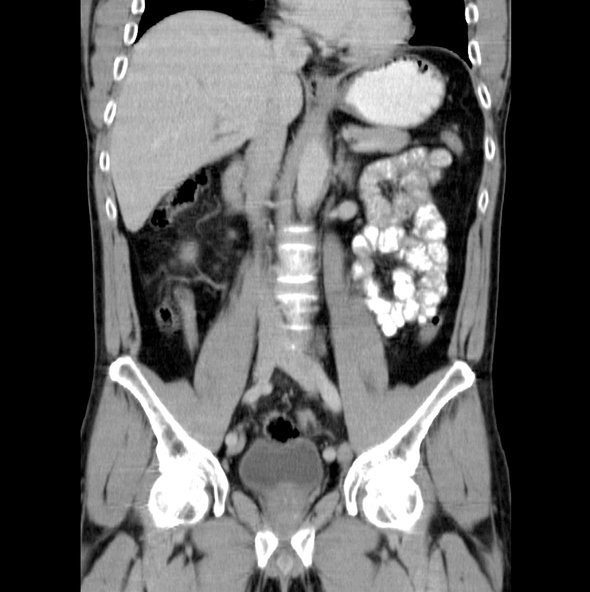
%> input picture Codigos/Actividad segmentacion CT/CT-abdomenal.jpg, 590 x 592 px
$ octave kmeanstest.m   (GNU Octave 9; MATLAB toolbox functions it lacks are replaced by stand-ins)
%> lines starting %> are read from the running program, lines starting %| are printed output that depends on the picture; in (x1, y1, x2, y2) boxes, pixels count from 0 and x2, y2 are one past the last pixel; in counts of white or black regions, pixels touching at a corner belong together; the program's own positions count from 1
%% Kmeans segmentation

f=imread("CT-abdomenal.jpg");
%> f is the input picture: size 592x590x3 uint8; min 0, max 255, mean 93.3
f=double(f(:,:,1));
%> f: size 592x590 double
f=f/max(max(f));
imshow(f)
%Robets Operator
dxp=[0,1;-1,0];
dyp=[1,0;0,-1];
% Disk for clossing labels
diskse= strel('disk',5);
diskse11= strel('disk',11);


%% Kmeans

% 6 class
[L,Centers] = imsegkmeans(uint8(255*f),4);
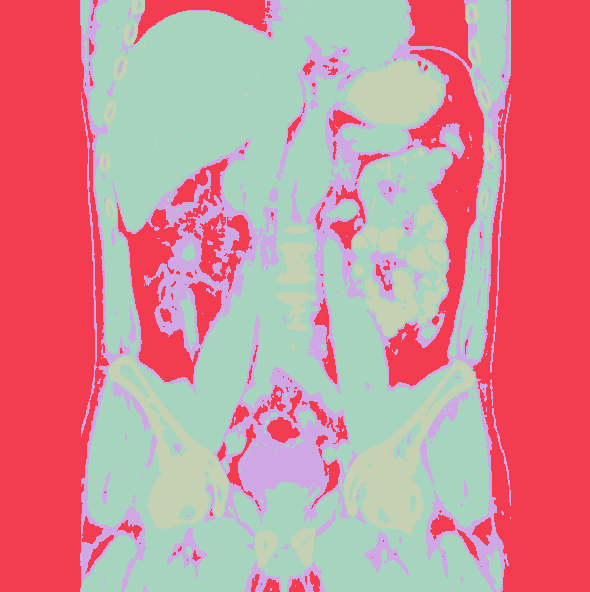
%> L: size 592x590 uint8; 4 distinct labels, from 1 to 4; one colour per label, 0 black
%> Centers = [160; 6; 87; 241]
B = labeloverlay(f,L);
imshow(L,[])
colormap('hot')
title("Labeled Image")
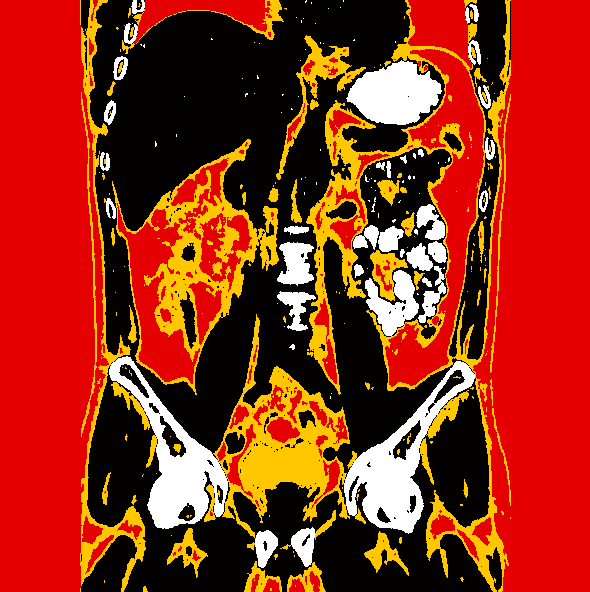
%> displayed picture: size 592x590x3, on the screen's scale of 0 to 255; mean R, G, B 148, 46.4, 19.4
Centers
%> Centers = [160; 6; 87; 241]
%% Clean with morphology each class

%First label
subplot(1,1,1)
label_one = L == 1;
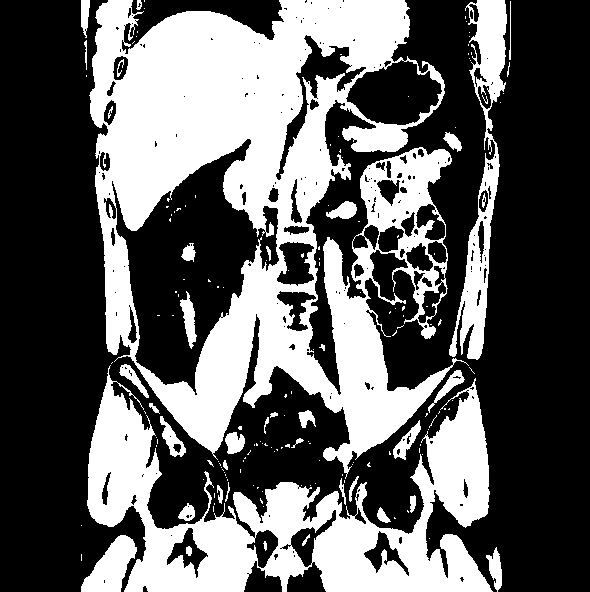
%> label_one: size 592x590 logical; 38.1% white; 171 white regions (131 under 20 px), largest, box (x1, y1, x2, y2) and area: (89, 0, 469, 479) 84302, (87, 365, 493, 592) 34768, (449, 0, 507, 360) 6650
imshow(label_one)
% remove false negatives wiht imclose
label_close_one = imclose(label_one,diskse);
%> label_close_one: size 592x590 logical; 43.5% white; 33 white regions (24 under 20 px), largest, box (x1, y1, x2, y2) and area: (81, 0, 511, 592) 150126, (175, 291, 197, 349) 546, (326, 201, 357, 219) 382
imshow(label_close_one)

%second label
label_two = L == 2;
%> label_two: size 592x590 logical; 40.7% white; 142 white regions (85 under 20 px), largest, box (x1, y1, x2, y2) and area: (473, 0, 590, 592) 54879, (0, 0, 109, 592) 53174, (385, 49, 484, 387) 10553
% remove false negatives wiht imclose
label_close_two = imclose(label_two,diskse);
%> label_close_two: size 592x590 logical; 42.8% white; 53 white regions (29 under 20 px), largest, box (x1, y1, x2, y2) and area: (430, 0, 590, 592) 56913, (0, 0, 114, 592) 55190, (385, 0, 484, 387) 14143
imshow(label_close_two)

%Third label
label_three = L == 3;
%> label_three: size 592x590 logical; 13.6% white; 221 white regions (154 under 20 px), largest, box (x1, y1, x2, y2) and area: (306, 0, 511, 592) 13386, (213, 314, 350, 538) 9098, (112, 139, 279, 395) 8683
% remove false negatives wiht imclose
label_close_three = imclose(label_three,diskse);
%> label_close_three: size 592x590 logical; 19.4% white; 58 white regions (35 under 20 px), largest, box (x1, y1, x2, y2) and area: (291, 0, 511, 592) 24411, (80, 0, 366, 592) 24258, (204, 314, 366, 550) 12445
imshow(label_close_three)

%Fourth label
label_four = L == 4;
%> label_four: size 592x590 logical; 7.6% white; 101 white regions (66 under 20 px), largest, box (x1, y1, x2, y2) and area: (344, 361, 475, 534) 6371, (109, 356, 228, 529) 6234, (346, 60, 442, 125) 4154
% remove false negatives wiht imclose
label_close_four = imclose(label_four,diskse);
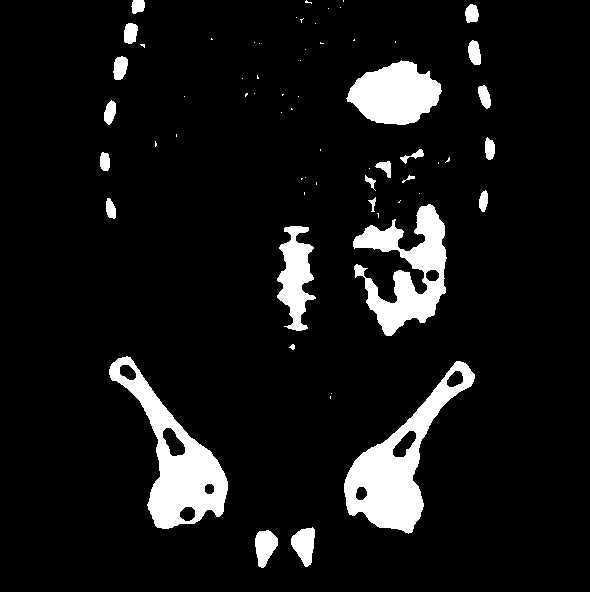
%> label_close_four: size 592x590 logical; 8.6% white; 64 white regions (40 under 20 px), largest, box (x1, y1, x2, y2) and area: (344, 361, 475, 534) 7086, (109, 356, 228, 529) 6819, (353, 204, 447, 336) 5693
imshow(label_close_four)


%% Connected components of Label 3

cc = bwconncomp(label_close_three,4);
%> cc = 87 connected components
labeled = labelmatrix(cc);
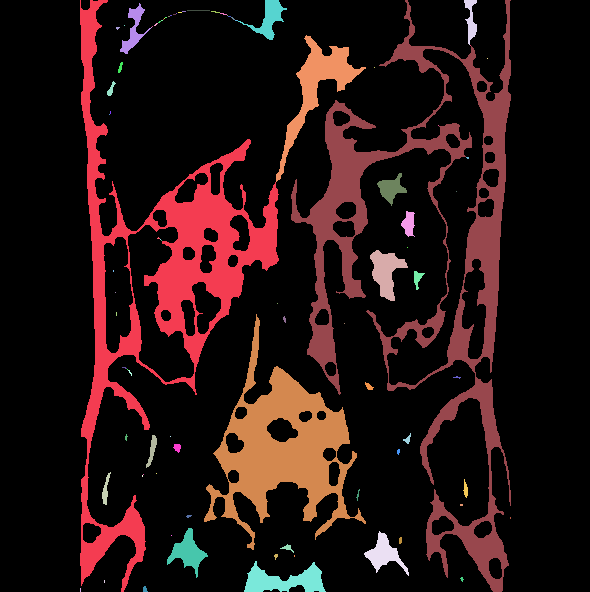
%> labeled: size 592x590 uint8; 88 distinct labels, from 0 to 87; one colour per label, 0 black
imshow(labeled,[])
colormap('cool')
% show left lung

% Using the data tips we find out the label of the left lung
LungLabel = 4;
imshow(labeled==LungLabel,[])
B = labeloverlay(f,labeled==LungLabel);
imshow(B)
title("Left Lung overlay")

seg1 = labeled==LungLabel;
%> seg1: size 592x590 logical; 0% white in thin lines or dots, all inside (x1, y1, x2, y2) = (104, 580, 105, 583)
edgemap = abs(conv2(seg1,dxp,'same'))+abs(conv2(seg1,dyp,'same'));
%> edgemap: size 592x590 double; 3 distinct labels, from 0 to 2
imshow(f+edgemap,[0,1]);
title("Left Lung Edges")

label_lung = imclose(seg1,diskse11);
imshow(label_lung)


%% Watershed

edgeC = edge(f,'Canny');
%> edgeC: size 592x590 logical; 6% white in thin lines or dots, all inside (x1, y1, x2, y2) = (79, 1, 512, 591)
imshow(edgeC,[])
D = bwdist(edgeC);
imshow(D,[])
title('Distance Transform of Binary Image')
mesh(D)
L = watershed(D);
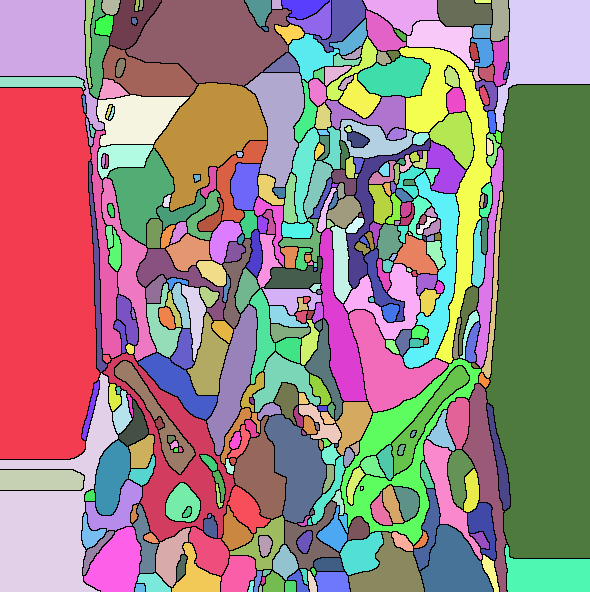
%> L: size 592x590 uint16; 386 distinct labels, from 0 to 385; one colour per label, 0 black

edgemap = abs(conv2(L,dxp,'same'))+abs(conv2(L,dyp,'same'));
%> edgemap: size 592x590 double; 579 distinct labels, from 0 to 770
imshow(f+edgemap,[0,1]);

imshow(L,[])
colormap('cool')
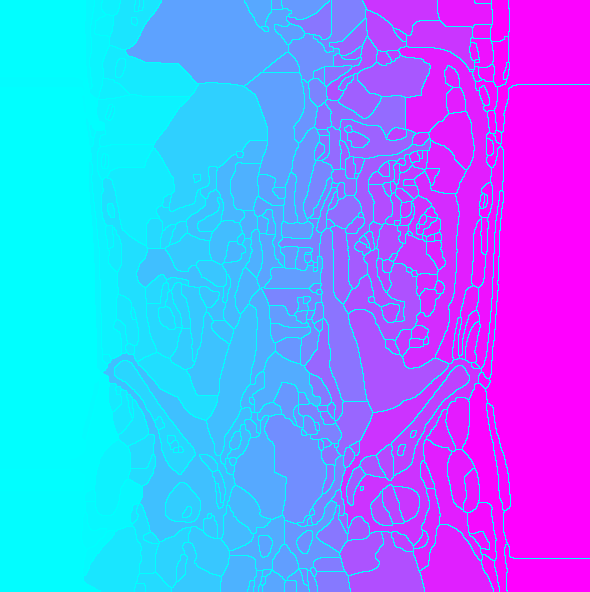
%> displayed picture: size 592x590x3, on the screen's scale of 0 to 255; mean R, G, B 113, 142, 255

%The lung is made of several components. We must merge the labels
Leftlung = L==479 | L==459 | L==433 | L==578 | L == 719 | L==694 | L==710;
%> Leftlung: size 592x590 logical; every value is 0

imshow(Leftlung,[])

Leftlung_close = imclose(Leftlung,diskse);
imshow(Leftlung_close)

B = labeloverlay(f,Leftlung_close);
imshow(B)
title("Left Lung overlay")

% remove false positives wiht imopen
label_lung = imopen(Leftlung_close,diskse11);
imshow(label_lung)

B = labeloverlay(f,label_lung);
imshow(B)
title("Final Left Lung overlay")
